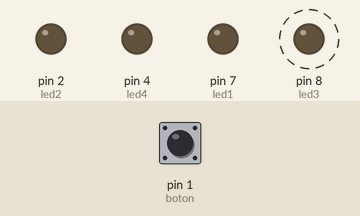
Bench run of a sketch on a simulated Arduino Uno, built with avr-gcc and run on an emulated ATmega328P. Shown: output pins drawn as LEDs (lit = HIGH). Dashed ring = blinking. Inputs (shaded band) come from the test bench; at power-on: pin 1 (boton) LOW.

Above: at 2.3 s.
2.4 s: pin 1 (boton) pulled HIGH for 1.7 s
At 2.9 s:
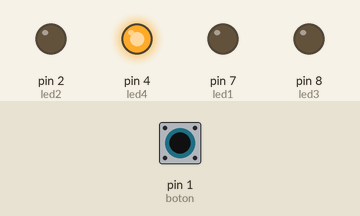
At 3.4 s:
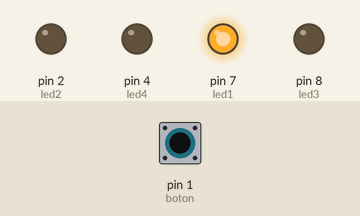
5.9 s: pin 1 (boton) pulled HIGH for 3.2 s
At 7.4 s:
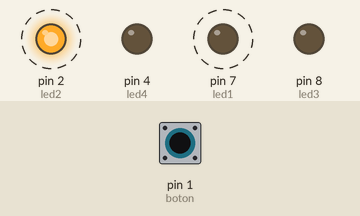
Timing chart, 0 to 16.6 s (numbered marks = the images above; inputs shaded):
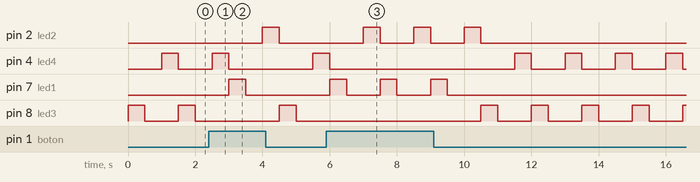

The sketch:

circuito_5.ino
```cpp
/*
Enlace Tinkercad
https://www.tinkercad.com/things/bZdwqdBzeEj-brave-curcan-kasi/editel?sharecode=2fTFN41US1NrThV--KHrreWv1gnOGeK6Sn2pWLd2dWQ
*/

#define led1 7
#define led2 2
#define led3 8
#define led4 4


#define tiempo 500

#define boton 1
void setup()
{
  pinMode(led1, OUTPUT);
  pinMode(led2, OUTPUT);
  pinMode(led3, OUTPUT);
  pinMode(led4, OUTPUT);
  pinMode(boton, INPUT);
}

void loop()
{
	while(digitalRead(boton) == HIGH)
    {
      digitalWrite(led1, HIGH);
      delay(tiempo);
      digitalWrite(led1, LOW);
      delay(tiempo);
      digitalWrite(led2, HIGH);
      delay(tiempo);
      digitalWrite(led2, LOW);
    }
  	while(digitalRead(boton) == LOW)
    {
      digitalWrite(led3, HIGH);
      delay(tiempo);
      digitalWrite(led3, LOW);
      delay(tiempo);
      digitalWrite(led4, HIGH);
      delay(tiempo);
      digitalWrite(led4, LOW);
    }
}
```

Measured:
- after the input at 2.4 s, pin 2 (led2): LOW → HIGH after 1.6 s, → LOW 0.50 s later; pin 7 (led1): LOW → HIGH after 0.60 s, → LOW 0.50 s later
- after the input at 5.9 s, pin 2 (led2): alternates HIGH for 0.50 s and LOW for 1.0 s, 6 changes in all, then stays LOW, starting after 1.1 s; pin 7 (led1): alternates HIGH for 0.50 s and LOW for 1.0 s, 6 changes in all, then stays LOW, starting after 0.10 s
- by itself, pin 4 (led4): repeats every 1.5 s: HIGH 0.50 s, LOW 1.0 s
